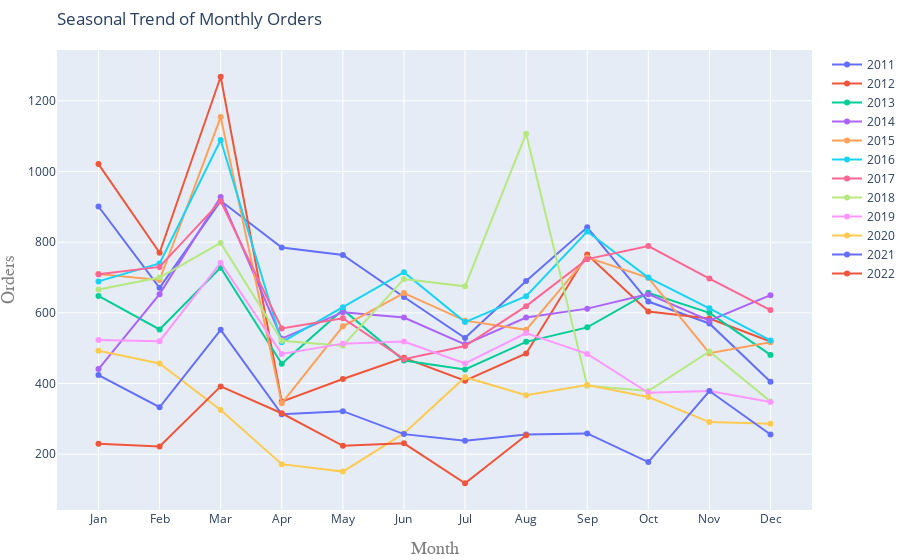

Notebook source saved alongside this figure:
### Markdown cell above
### Seasonality

### Code cell
import ipywidgets as widgets

#Generate a widget
widget = widgets.IntRangeSlider(value=[2011, 2022], min=2011, max=2022, step=1, description='Time Period:', 
        disabled=False, continuous_update=True, orientation='horizontal', readout=True, readout_format='d')
widget

#Prepare Data
years = widget.value
years = list(range(years[0],years[1]+1))
df['Year'] = pd.DatetimeIndex(df.index).year
df['Month'] = [d.strftime('%b') for d in df.index]

#Draw Plot
fig = go.Figure()
for i,y in enumerate(years):
    if i<len(years):
        fig.add_trace(go.Scatter(
            x=df[df['Year']==years[i]].Month.tolist(),
            y=df[df['Year']==years[i]].Orders.round(2).tolist(),
            name=str(years[i])))
fig.update_layout(title=go.layout.Title(
        text="Seasonal Trend of Monthly " + dep_var,
        xref="paper",
        x=0),
    margin=dict(l=10, r=0, t=50, b=50),
    xaxis=go.layout.XAxis(title=go.layout.xaxis.Title(text="Month",font=dict(
                family="Courier New, monospace",
                size=18,
                color="#7f7f7f"))),
    yaxis=go.layout.YAxis(title=go.layout.yaxis.Title(text=dep_var,font=dict(
                family="Courier New, monospace",
                size=18,
                color="#7f7f7f"))))
fig.update_yaxes(nticks=10)
   
fig.show()

### Figure 1 — Plotly figure (JSON) as saved in the notebook; plotly's stock layout.template omitted (floating-point values rounded to 4 significant figures)
{"data": [{"name": "2011", "type": "scatter", "x": ["Jan", "Feb", "Mar", "Apr", "May", "Jun", "Jul", "Aug", "Sep", "Oct", "Nov", "Dec"], "y": [901, 671, 917, 785, 764, 645, 529, 690, 842, 632, 570, 405]}, {"name": "2012", "type": "scatter", "x": ["Jan", "Feb", "Mar", "Apr", "May", "Jun", "Jul", "Aug", "Sep", "Oct", "Nov", "Dec"], "y": [1021, 770, 1268, 349, 413, 473, 408, 485, 765, 604, 584, 519]}, {"name": "2013", "type": "scatter", "x": ["Jan", "Feb", "Mar", "Apr", "May", "Jun", "Jul", "Aug", "Sep", "Oct", "Nov", "Dec"], "y": [648, 553, 728, 456, 609, 465, 440, 518, 559, 657, 600, 481]}, {"name": "2014", "type": "scatter", "x": ["Jan", "Feb", "Mar", "Apr", "May", "Jun", "Jul", "Aug", "Sep", "Oct", "Nov", "Dec"], "y": [441, 653, 928, 527, 602, 587, 511, 587, 612, 653, 578, 650]}, {"name": "2015", "type": "scatter", "x": ["Jan", "Feb", "Mar", "Apr", "May", "Jun", "Jul", "Aug", "Sep", "Oct", "Nov", "Dec"], "y": [710, 693, 1154, 344, 562, 656, 578, 552, 757, 699, 486, 517]}, {"name": "2016", "type": "scatter", "x": ["Jan", "Feb", "Mar", "Apr", "May", "Jun", "Jul", "Aug", "Sep", "Oct", "Nov", "Dec"], "y": [689, 740, 1089, 517, 616, 715, 574, 647, 830, 700, 613, 522]}, {"name": "2017", "type": "scatter", "x": ["Jan", "Feb", "Mar", "Apr", "May", "Jun", "Jul", "Aug", "Sep", "Oct", "Nov", "Dec"], "y": [709, 730, 916, 556, 585, 469, 506, 619, 752, 789, 697, 608]}, {"name": "2018", "type": "scatter", "x": ["Jan", "Feb", "Mar", "Apr", "May", "Jun", "Jul", "Aug", "Sep", "Oct", "Nov", "Dec"], "y": [666, 700, 798, 521, 507, 696, 675, 1107, 394, 379, 491, 349]}, {"name": "2019", "type": "scatter", "x": ["Jan", "Feb", "Mar", "Apr", "May", "Jun", "Jul", "Aug", "Sep", "Oct", "Nov", "Dec"], "y": [523, 520, 742, 484, 513, 519, 457, 543, 484, 374, 379, 348]}, {"name": "2020", "type": "scatter", "x": ["Jan", "Feb", "Mar", "Apr", "May", "Jun", "Jul", "Aug", "Sep", "Oct", "Nov", "Dec"], "y": [493, 457, 325, 172, 151, 259, 418, 367, 396, 362, 291, 286]}, {"name": "2021", "type": "scatter", "x": ["Jan", "Feb", "Mar", "Apr", "May", "Jun", "Jul", "Aug", "Sep", "Oct", "Nov", "Dec"], "y": [424, 333, 552, 313, 322, 257, 238, 256, 259, 178, 379, 256]}, {"name": "2022", "type": "scatter", "x": ["Jan", "Feb", "Mar", "Apr", "May", "Jun", "Jul", "Aug"], "y": [230, 222, 392, 316, 224, 231, 118, 254]}], "layout": {"margin": {"b": 50, "l": 10, "r": 0, "t": 50}, "title": {"text": "Seasonal Trend of Monthly Orders", "x": 0, "xref": "paper"}, "xaxis": {"title": {"font": {"color": "#7f7f7f", "family": "Courier New, monospace", "size": 18}, "text": "Month"}}, "yaxis": {"nticks": 10, "title": {"font": {"color": "#7f7f7f", "family": "Courier New, monospace", "size": 18}, "text": "Orders"}}}}
